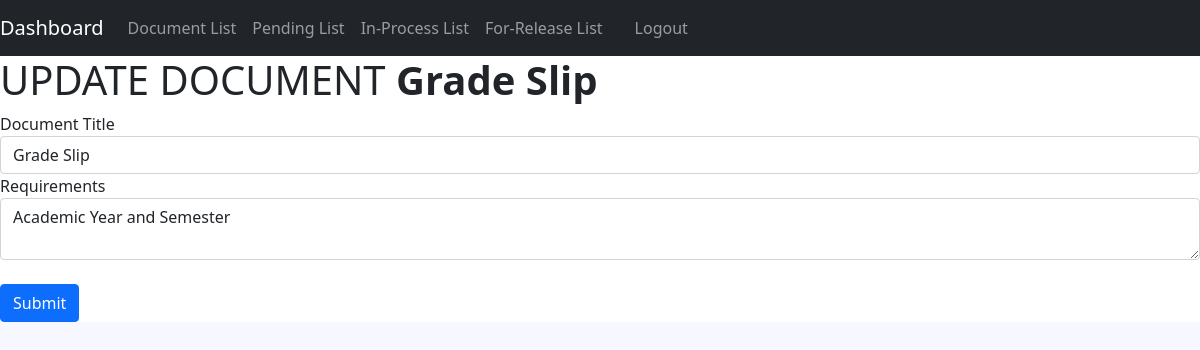
Screenshot of /optimized/public/registrar_view/documents/update.php?document_id=15 with the database file from the repository.
### tables this page shows
CREATE TABLE `documents` (
  `document_id` int(10) NOT NULL,
  `document_name` varchar(50) NOT NULL,
  `requirements` longtext NOT NULL
);

### optimized/public/registrar_view/documents/update.php (the view, shortened to what this page needs)
<?php
require_once "../../../resource/opt/database.php";
$id =$_GET['document_id'] ?? null;
$statement = $pdo->prepare('SELECT * FROM documents WHERE document_id = :id');
$statement->bindValue(':id', $id);
$statement->execute();
$document = $statement->fetch(PDO::FETCH_ASSOC);
$title =$document['document_name'];
$requirements =$document['requirements'];
?>
<?php include_once "../../../resource/opt/header.php"; ?>
  </head>
  <body>
<?php include_once "../../../resource/opt/nav.php"; ?>
<h1>UPDATE DOCUMENT&nbsp;<b><?php echo $document['document_name'] ?></b></h1>
<?php include_once "../../../resource/opt/form.php"?>
  </body>
</html>

### optimized/resource/opt/form.php (shortened to what this page needs)
<form action="" method="post">
<div class="form-group">
  <label>Document Title</label>
  <input type="text" class="form-control" name="title" placeholder="Enter Title" value="<?php echo $title ?>">
</div>
<div class="form-group">
  <label>Requirements</label>
  <textarea class="form-control" name="requirements" placeholder="Enter Requirements"><?php echo $requirements ?></textarea>
</div>
<br />
<button type="submit" class="btn btn-primary">Submit</button>
  </form>

### optimized/resource/CssJs/style.css (style rules this page uses)
html, body { background-color: #F7F7FF; }

### rows the page displays
documents: document_name "Grade Slip", title "Grade Slip", requirements "Academic Year and Semester"
